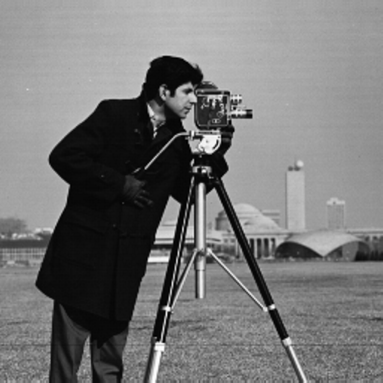
#> input picture Ch04/code/test.jpeg, 383 x 383 px
$ python superpixels.py
#> lines starting #> are read from the running program, lines starting #| are printed output that depends on the picture
from skimage import segmentation, color
from skimage.io import imread
from skimage.future import graph
from matplotlib import pyplot as plt

img = imread('test.jpeg')
#> img is the input picture: shape (383, 383, 4); mean R, G, B, A 118.3, 118.3, 118.3, 255

img_segments = segmentation.slic(img, compactness=20, n_segments=500)
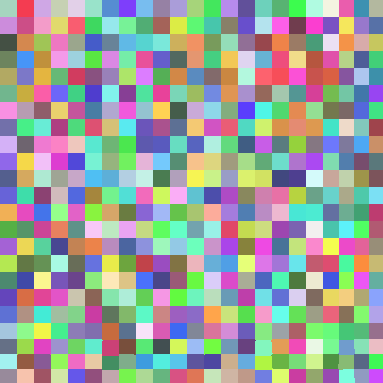
#> img_segments: shape (383, 383) int64; 529 distinct labels, from 1 to 529; one colour per label, 0 black
#> (the run stopped early here; a loop or call above may not have finished)

$ run again, with Ch04/code/superpixels.png saved as Ch04/code/test.jpeg
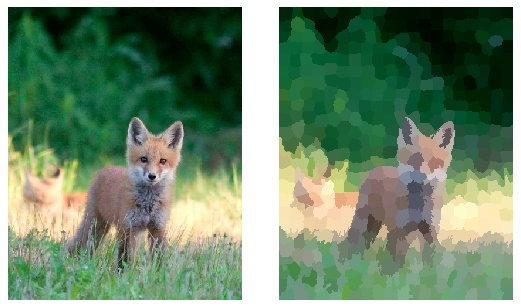
#> input picture Ch04/code/superpixels.png, 521 x 308 px
#> img is the input picture: shape (308, 521, 3); mean R, G, B 111.1, 137.7, 109.9
#> `img_segments = segmentation.slic(img, compactness=20, n_segments=500)`:
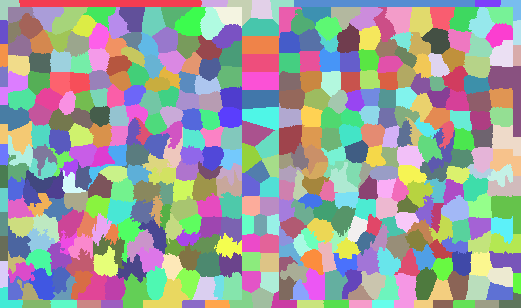
#> img_segments: shape (308, 521) int64; 433 distinct labels, from 1 to 433; one colour per label, 0 black
#> `plt.show()`:
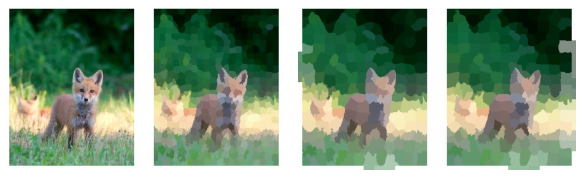
#> figure drawn by matplotlib, 2 panels
